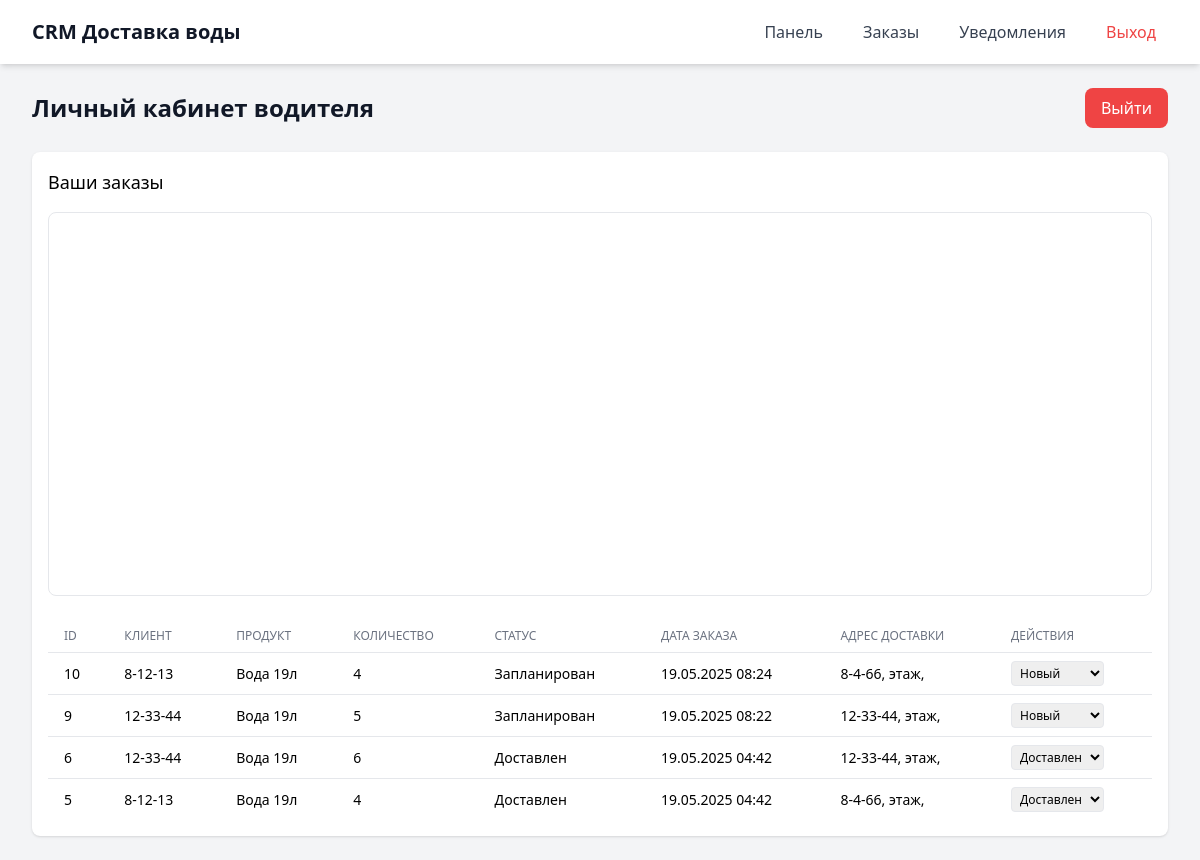
Page /driver-dashboard/ (signed in) on the earlier database version.
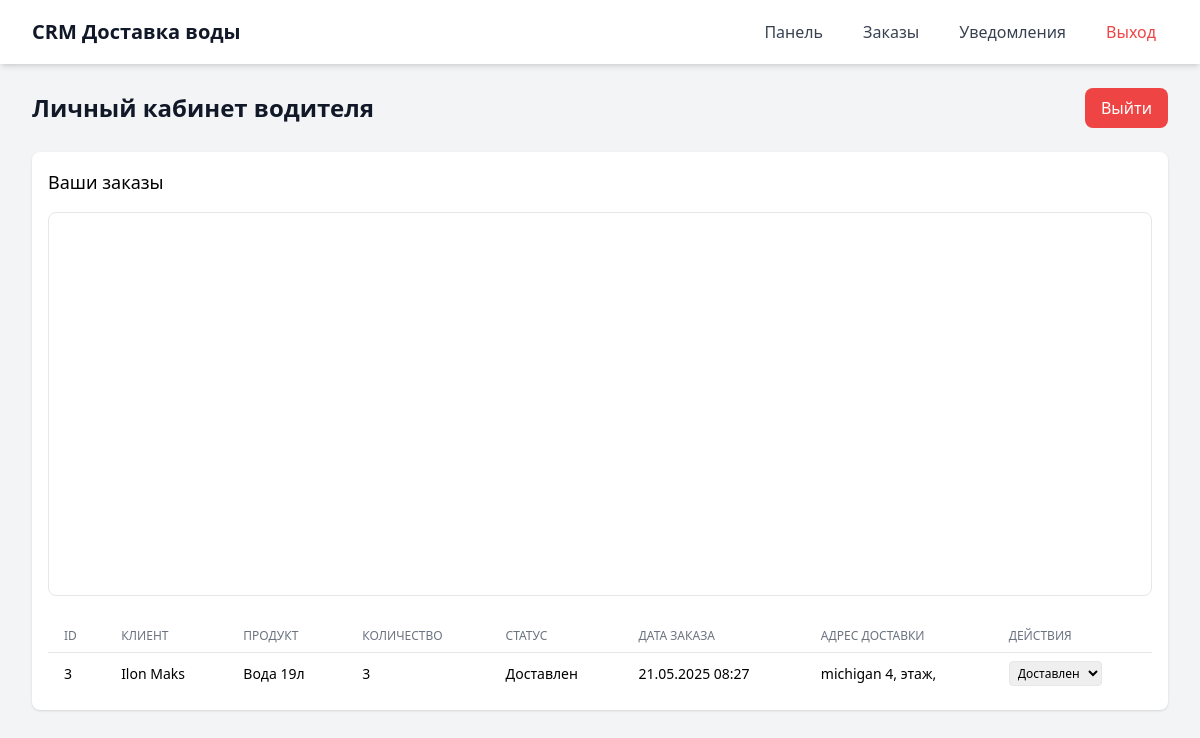
Same page on the later database version.
### crm/models.py (models this page shows, shortened)
class Order(models.Model):
    STATUS_CHOICES = [
        ('new', 'Новый'),
        ('planned', 'Запланирован'),
        ('in_progress', 'В пути'),
        ('delivered', 'Доставлен'),
        ('canceled', 'Отменён'),
    ]
    PAYMENT_TYPES = [
        ('cash', 'Наличные'),
        ('card', 'Карта'),
        ('points', 'Баллы'),
        ('mixed', 'Смешанная'),
    ]
    client = models.ForeignKey(Client, on_delete=models.CASCADE)
    product = models.ForeignKey(Product, on_delete=models.CASCADE)
    quantity = models.PositiveIntegerField()
    status = models.CharField(max_length=20, choices=STATUS_CHOICES, default='new')
    order_date = models.DateTimeField(default=timezone.now)
    delivery_address = models.TextField()
    driver = models.ForeignKey('Driver', on_delete=models.SET_NULL, null=True, blank=True)
    payment_type = models.CharField(max_length=20, choices=PAYMENT_TYPES, default='cash')
    payment_amount = models.DecimalField(max_digits=10, decimal_places=2, default=0)
    points_used = models.DecimalField(max_digits=10, decimal_places=2, default=0)
    points_earned = models.DecimalField(max_digits=10, decimal_places=2, default=0)
    discount_amount = models.DecimalField(max_digits=10, decimal_places=2, default=0)
    total_amount = models.DecimalField(max_digits=10, decimal_places=2, default=0)
    call_id = models.CharField(max_length=100, blank=True, null=True)
    driver_comment = models.TextField(blank=True)
    delivery_confirmation = models.ImageField(upload_to='delivery_confirmations/', null=True, blank=True)
    estimated_delivery_time = models.DateTimeField(null=True, blank=True)
    actual_delivery_time = models.DateTimeField(null=True, blank=True)

class Client(models.Model):
    TYPE_CHOICES = [
        ('individual', 'Физическое лицо'),
        ('business', 'Юридическое лицо'),
    ]
    user = models.OneToOneField(User, on_delete=models.CASCADE, null=True, blank=True)
    name = models.CharField(max_length=100)
    phone_regex = RegexValidator(
        regex=r'^\+?1?\d{9,15}$',
        message="Номер телефона должен быть в формате: '+999999999'"
    )
    phone = models.CharField(validators=[phone_regex], max_length=20, unique=True)
    email = models.EmailField(blank=True)
    address = models.TextField()
    apartment = models.CharField(max_length=10, blank=True)
    floor = models.IntegerField(null=True, blank=True)
    entrance = models.CharField(max_length=10, blank=True)
    notes = models.TextField(blank=True)
    registration_date = models.DateTimeField(default=timezone.now)
    region = models.ForeignKey('Region', on_delete=models.SET_NULL, null=True, blank=True)
    client_type = models.CharField(max_length=20, choices=TYPE_CHOICES, default='individual')
    company_name = models.CharField(max_length=200, blank=True, null=True)
    tax_number = models.CharField(max_length=50, blank=True, null=True)
    contact_person = models.CharField(max_length=100, blank=True, null=True)
    category = models.ForeignKey(ClientCategory, on_delete=models.SET_NULL, null=True, blank=True)
    loyalty_points = models.DecimalField(max_digits=10, decimal_places=2, default=0)
    total_volume_purchased = models.DecimalField(max_digits=10, decimal_places=2, default=0)
    last_purchase_date = models.DateTimeField(null=True, blank=True)

class Product(models.Model):
    name = models.CharField(max_length=100)
    volume = models.FloatField()
    price = models.DecimalField(max_digits=10, decimal_places=2)

### crm/views.py (the view)
# urls.py: path('driver-dashboard/', views.driver_dashboard, name='driver_dashboard'),
@login_required
def driver_dashboard(request):
    driver = getattr(request.user, 'driver_profile', None)
    if not driver:
        messages.error(request, 'Вы не являетесь водителем.')
        return redirect('dashboard')
    orders = Order.objects.filter(driver=driver).order_by('-order_date')
    return render(request, 'driver_dashboard.html', {'orders': orders})

### crm/templatetags/notification_tags.py (called while the page is built)
@register.simple_tag
def get_unread_notifications_count(user):
    if user.is_authenticated and hasattr(user, 'client'):
        return Notification.objects.filter(client=user.client, is_read=False).count()
    return 0

### templates/driver_dashboard.html (shortened to what this page needs)
{% extends "base.html" %}
{% block content %}
<div class="space-y-6">
    <div class="flex flex-col sm:flex-row justify-between items-center">
        <h2 class="text-xl sm:text-2xl font-bold text-gray-900 mb-2 sm:mb-0">Личный кабинет водителя</h2>
        <a href="{% url 'logout' %}" class="bg-red-500 text-white px-4 py-2 rounded-lg hover:bg-red-600">Выйти</a>
    </div>
    <div class="bg-white rounded-lg shadow p-4">
        <h3 class="text-base sm:text-lg font-medium mb-4">Ваши заказы</h3>
        <div id="driver-map" class="w-full h-96 mb-6 rounded-lg border" style="min-height:320px;"></div>
        <div class="overflow-x-auto">
            <table class="min-w-full divide-y divide-gray-200">
                <thead>
                    <tr>
                        <th class="px-2 sm:px-4 py-2 text-left text-xs font-medium text-gray-500 uppercase">ID</th>
                        <th class="px-2 sm:px-4 py-2 text-left text-xs font-medium text-gray-500 uppercase">Клиент</th>
                        <th class="px-2 sm:px-4 py-2 text-left text-xs font-medium text-gray-500 uppercase">Продукт</th>
                        <th class="px-2 sm:px-4 py-2 text-left text-xs font-medium text-gray-500 uppercase">Количество</th>
                        <th class="px-2 sm:px-4 py-2 text-left text-xs font-medium text-gray-500 uppercase">Статус</th>
                        <th class="px-2 sm:px-4 py-2 text-left text-xs font-medium text-gray-500 uppercase">Дата заказа</th>
                        <th class="px-2 sm:px-4 py-2 text-left text-xs font-medium text-gray-500 uppercase">Адрес доставки</th>
                        <th class="px-2 sm:px-4 py-2 text-left text-xs font-medium text-gray-500 uppercase">Действия</th>
                    </tr>
                </thead>
                <tbody id="order-table-body" class="divide-y divide-gray-200">
                    {% for order in orders %}
                    <tr id="order-row-{{ order.id }}">
                        <td class="px-2 sm:px-4 py-2 text-sm">{{ order.id }}</td>
                        <td class="px-2 sm:px-4 py-2 text-sm">{{ order.client.name }}</td>
                        <td class="px-2 sm:px-4 py-2 text-sm">{{ order.product.name }}</td>
                        <td class="px-2 sm:px-4 py-2 text-sm">{{ order.quantity }}</td>
                        <td class="px-2 sm:px-4 py-2 text-sm">{{ order.get_status_display }}</td>
                        <td class="px-2 sm:px-4 py-2 text-sm">{{ order.order_date|date:"d.m.Y H:i" }}</td>
                        <td class="px-2 sm:px-4 py-2 text-sm">{{ order.delivery_address }}</td>
                        <td class="px-2 sm:px-4 py-2 text-sm space-x-1">
                            <select class="border rounded px-1 py-0.5 text-xs" title="Статус заказа" aria-label="Статус заказа" onchange="updateOrderStatus({{ order.id }}, this.value)">
                                <option value="planned" {% if order.status == 'planned' %}selected{% endif %}>Новый</option>
                                <option value="delivered" {% if order.status == 'delivered' %}selected{% endif %}>Доставлен</option>
                            </select>
                        </td>
                    </tr>
                    {% empty %}
                    <tr>
                        <td colspan="8" class="px-2 sm:px-4 py-2 text-center text-gray-500">Нет заказов</td>
                    </tr>
                    {% endfor %}
                </tbody>
            </table>
        </div>
    </div>
</div>
{% endblock %}

Differences in the rows shown:
removed Order: id "10", client.name "8-12-13", product.name "Вода 19л", quantity "4", status "Запланирован", order_date "19.05.2025 08:24", delivery_address "8-4-66, этаж,", status+id "Новый"
removed Order: id "9", client.name "12-33-44", product.name "Вода 19л", quantity "5", status "Запланирован", order_date "19.05.2025 08:22", delivery_address "12-33-44, этаж,", status+id "Новый"
removed Order: id "6", client.name "12-33-44", product.name "Вода 19л", quantity "6", status "Доставлен", order_date "19.05.2025 04:42", delivery_address "12-33-44, этаж,", status+id "Доставлен"
removed Order: id "5", client.name "8-12-13", product.name "Вода 19л", quantity "4", status "Доставлен", order_date "19.05.2025 04:42", delivery_address "8-4-66, этаж,", status+id "Доставлен"
now on this page (row edited): Order: id "3", client.name "Ilon Maks", product.name "Вода 19л", quantity "3", status "Доставлен", order_date "21.05.2025 08:27", delivery_address "michigan 4, этаж,", status+id "Доставлен"
